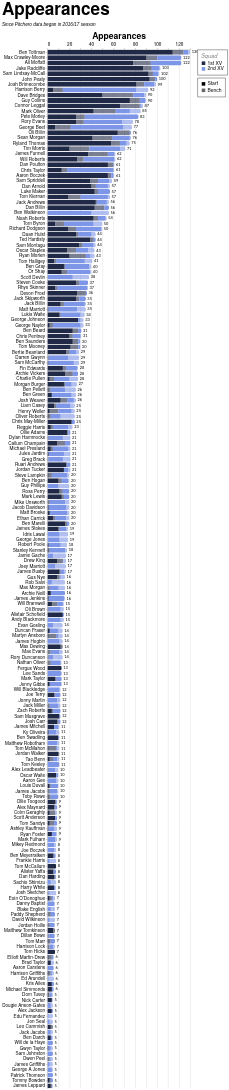

Vega-Lite specification for this chart:
### Vega-Lite specification from a JSON file in a GitHub repository (floating-point values rounded to 4 significant figures; data arrays with more than 128 entries replaced by an {"elided": "..."} marker saying what was removed)
{"config": {"axis": {"labelFont": "PT Sans Narrow, Helvetica Neue, Helvetica, Arial, sans-serif", "titleFont": "PT Sans Narrow, Helvetica Neue, Helvetica, Arial, sans-serif", "labelFontSize": 13, "titleFontSize": 24, "gridColor": "#202947", "gridOpacity": 0.2, "zindex": 1}, "text": {"font": "Lato, sans-serif"}, "bar": {"cornerRadiusEnd": 5}, "header": {"labelFont": "PT Sans Narrow, Helvetica Neue, Helvetica, Arial, sans-serif", "titleFont": "PT Sans Narrow, Helvetica Neue, Helvetica, Arial, sans-serif", "labelFontSize": 24, "titleFontSize": 28, "labelFontWeight": "bold", "orient": "left"}, "legend": {"labelFont": "PT Sans Narrow, Helvetica Neue, Helvetica, Arial, sans-serif", "titleFont": "PT Sans Narrow, Helvetica Neue, Helvetica, Arial, sans-serif", "labelFontSize": 14, "titleFontSize": 16, "titlePadding": 5, "fillColor": "white", "strokeColor": "black", "padding": 10, "titleFontWeight": "lighter", "titleFontStyle": "italic", "titleColor": "gray", "offset": 10}, "title": {"font": "PT Sans Narrow, Helvetica Neue, Helvetica, Arial, sans-serif", "fontSize": 48, "fontWeight": "bold", "anchor": "start", "align": "center", "titlePadding": 20, "subtitlePadding": 10, "subtitleFontSize": 13, "subtitleColor": "", "subtitleFontStyle": "italic", "offset": 15, "color": "black"}, "axisX": {"labelAngle": 0}, "facet": {"title": null, "header": null, "align": {"row": "each", "column": "each"}, "spacing": 10}, "resolve": {"scale": {"y": "independent", "facet": "independent"}}, "background": "transparent", "scale": {"offsetBandPaddingOuter": 0.2, "offsetBandPaddingInner": 0.1}, "view": {"stroke": null, "background": "transparent"}}, "layer": [{"mark": {"type": "bar"}, "encoding": {"color": {"field": "squad", "legend": {"direction": "vertical", "labelExpr": "datum.value + ' XV'", "offset": 20, "orient": "right", "title": "Squad"}, "scale": {"domain": ["1st", "2nd"], "range": ["#202946", "#7d96e8"]}, "sort": ["1st", "2nd"], "type": "nominal"}, "opacity": {"field": "start", "legend": {"direction": "vertical", "offset": 20, "orient": "right", "title": null}, "scale": {"domain": ["Start", "Bench"], "range": [1.0, 0.6]}, "sort": ["Start", "Bench"], "type": "nominal"}, "order": {"field": "stack_order", "sort": "ascending", "type": "quantitative"}, "tooltip": [{"field": "player", "title": "Player", "type": "nominal"}, {"field": "squad", "title": "Squad", "type": "nominal"}, {"field": "start", "title": "Selection", "type": "nominal"}, {"aggregate": "sum", "field": "games", "title": "Games", "type": "quantitative"}, {"aggregate": "max", "field": "player_total", "title": "Total", "type": "quantitative"}], "x": {"aggregate": "sum", "axis": {"orient": "top", "title": "Appearances"}, "field": "games", "type": "quantitative"}, "y": {"field": "player", "sort": {"field": "player_total", "op": "max", "order": "descending"}, "title": null, "type": "nominal"}}}, {"mark": {"type": "text", "align": "left", "baseline": "middle", "color": "black", "dx": 4, "fontSize": 11}, "encoding": {"text": {"field": "total_games", "format": ".0f", "type": "quantitative"}, "x": {"axis": {"orient": "top", "title": "Appearances"}, "field": "total_games", "type": "quantitative"}, "y": {"field": "player", "sort": {"field": "player_total", "op": "max", "order": "descending"}, "title": null, "type": "nominal"}}, "transform": [{"aggregate": [{"op": "sum", "field": "games", "as": "total_games"}, {"op": "max", "field": "player_total", "as": "player_total"}], "groupby": ["player"]}]}], "data": {"name": "data-bde84344a8f4a9e5830f0cfcfbaffd7b"}, "height": {"step": 15}, "params": [{"name": "seasonParam", "value": []}, {"name": "gameTypesParam", "value": []}, {"name": "squadParam", "value": "All"}, {"name": "positionsParam", "value": []}, {"name": "minAppsParam", "value": 5}], "title": {"text": "Appearances", "subtitle": "Since Pitchero data began in 2016/17 season"}, "transform": [{"filter": "length(seasonParam) === 0 || indexof(seasonParam, datum.season) >= 0"}, {"filter": "length(gameTypesParam) === 0 || indexof(gameTypesParam, datum.game_type) >= 0"}, {"filter": "squadParam === \"All\" || datum.squad === squadParam"}, {"filter": "length(positionsParam) === 0 || indexof(positionsParam, datum.position) >= 0"}, {"joinaggregate": [{"op": "sum", "field": "games", "as": "player_total"}], "groupby": ["player"]}, {"filter": "datum.player_total >= minAppsParam"}], "width": 400, "$schema": "https://vega.github.io/schema/vega-lite/v5.20.1.json", "datasets": {"data-bde84344a8f4a9e5830f0cfcfbaffd7b": {"elided": "2398 records"}}}
